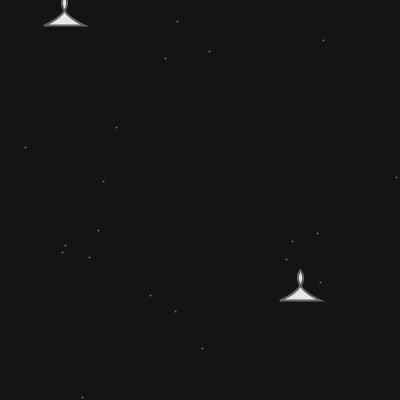
Frame 1 (no input)
Frame 60 (the mouse pressed at the canvas centre just before this capture): identical to frame 1, image omitted
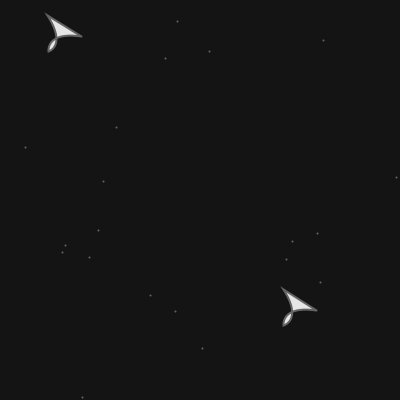
Frame 120 (the mouse held since frame 60 and released just before this capture)

The Processing sketch that drew these frames (run headless with seeded random() and noise(); from frame 60 on, the mouse is pressed at the canvas centre):

// Processing sketch: StarSip_ObjectOriented
// ── StarSip_ObjectOriented.pde
Ship nava = new Ship();
Ship nava2 = new Ship(300, 300);

void setup() {
 size(400, 400); 
 stroke(100);
 strokeWeight(2);
 smooth(2);
 fill(230);
}

void draw() {
  background(20);
  drawBg();
  nava.move();
  nava.display();
  nava2.move();
  nava2.display();
}

void drawBg() {
  color(60);
  randomSeed(20);  // same pseudo-random points to be drawn
  for(int i = 0; i < 20; i++) {
    int starX = int(random(width));
    int starY = int(random(height));
    point(starX, starY);
  }
}

float pulseShip() {
  nava.cycle ++;
  nava.cycle %= 360;
  float shipScale = 1 + sin(nava.cycle) * nava.speed / 40;
  return shipScale;
}
// ── Ship.pde
class Ship {
  float x, y, angle, speed;
  int cycle;
  
  Ship() {
    x = random(width); 
    y = random(height);
  }
  Ship(float _x, float _y) {
  x = _x;
  y = _y;
    
}
  void move() {
    if (keyPressed) {
    if (key == ' ') { // accelerate
      speed = 3;
    }
  } else if (speed > 0) {
      speed -= 0.2;
  }
  angle += float(mouseX - pmouseX) / 20;
  x += speed * sin(angle);
  y -= speed * cos(angle);
    // screen edges
  if (x > width) x = 0;
  if (x < 0) x = width;
  if (y > height) y = 0;
  if (y < 0) y = height;
 }
 
  void display() {
  pushMatrix();
  translate(x, y);
  rotate(angle);
  scale(pulseShip());
  beginShape();
  vertex(-20, 0);
  bezierVertex(13, -15, 0, -30, 0, -30);
  bezierVertex(0, -30, -13, -15, 20, 0);
  vertex(-20, 0);
  endShape();
  popMatrix();
  }
}
